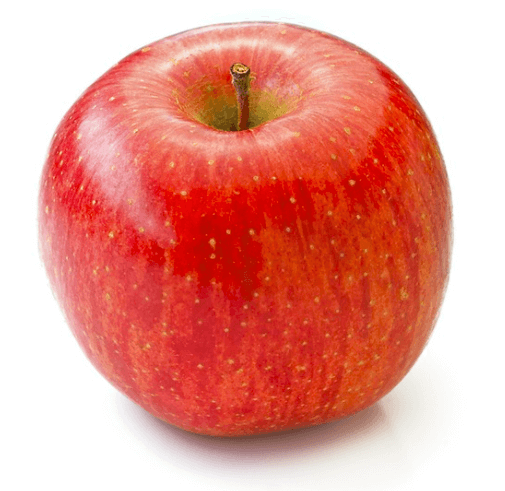
#> input picture python/cv/img/apple.png, 505 x 491 px
$ jupyter execute ex5.ipynb   (older library calls are emulated)
#> lines starting #> are read from the running program, lines starting #| are printed output that depends on the picture; after the words box and inside, x2 and y2 are one past the last pixel; in counts of white or black regions, pixels touching at a corner belong together
## 에지
- 픽셀 값이 급격하게 바뀌는 부분
    - 어두운 영역에서 갑자기 밝아지거나 어두워지는 부분
    - 객체-배경 간 경계 or 객체-객체 간 경계
    - 에지 검출 : 객체 윤곽 검출
<br><br>

### 에지와 미분

<br><br>

### 미분과 그래디언트

<br><br>

### 마스크 기반 에지 검출

<br><br>

### 소벨 마스크 미분 검출
- cv2.Sobel(src, ddepth, dx, dy, dst = None, ksize = None, scale = None, delta = None, borderType = None)
    - src : 입력 영상
    - ddepth : 출력 영상 데이터 타입
        - -1 입력 : 입력 영상과 같은 데이터 타입 사용
    - dx : x 방향 미분 차수 -> 1차 or 2차 미분 결정
    - dy : y 방향 미분 차수
    - dst : 출력 영상
    - ksize : 커널 크기
    - scale : 연산 결과에 추가적으로 곱할 값(기본값=1)
    - delta : 연산 결과에 추가적으로 더할 값(기본값=0)
    - borderType : 가장자리 픽셀 확장 방식(기본=cv2.BORDER_DEFAULT)

[cell 1]
import cv2
import numpy as np

src=cv2.imread('./img/apple.png',cv2.IMREAD_GRAYSCALE)
#> src: shape (491, 505); min 51, max 255, mean 175
dx=cv2.Sobel(src,-1,1,0,delta=128)
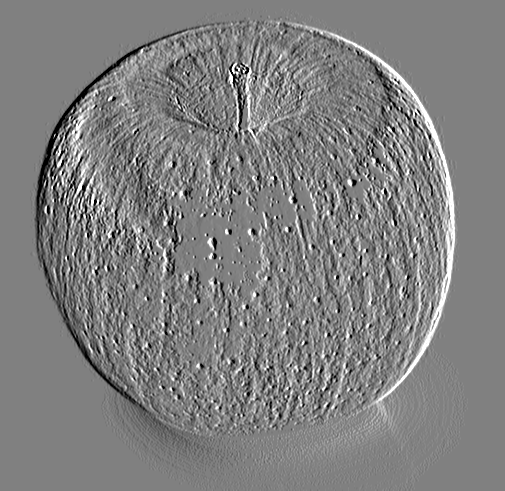
#> dx: shape (491, 505); min 0, max 255, mean 127.7
dy=cv2.Sobel(src,-1,0,1,delta=128)

cv2.imshow('src',src)
cv2.imshow('dx',dx)
cv2.imshow('dy',dy)

cv2.waitKey()
cv2.destroyAllWindows()

# 에지 검출
### 그래디언트를 적용한 에지 검출

<br><br>

### 2D 벡터 크기 계산 : cv2.magnitude()
- 소벨 필터로 구한 x방향, y방향 미분값 입력하여 벡터 크기 계산
- 소벨 필터 에지 검출 수행
- cv2.magnitude(x, y, magnitude = None)
    - x : 2D 벡터 x 좌표 행렬 (실수형)
    - y : 2D 벡터 y 좌표 행혈 (실수형, x와 같은 크기)
    - magnitude : 2D 벡터 크기 행렬

[cell 2]
import cv2
import numpy as np
src = cv2.imread('./img/beach.jpg', cv2.IMREAD_GRAYSCALE)
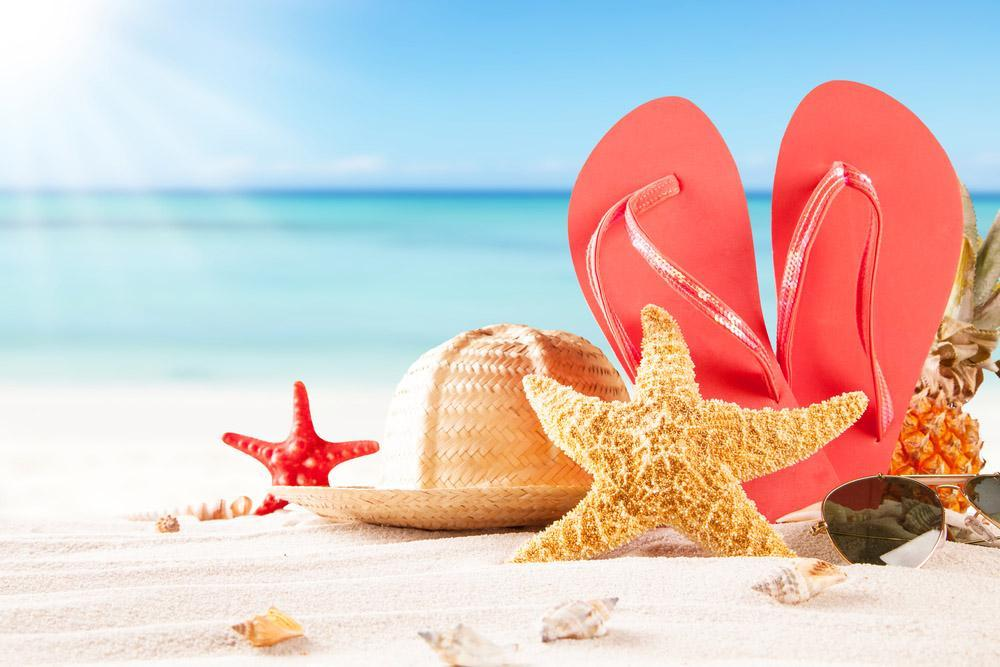
#> input picture python/cv/img/beach.jpg, 1000 x 667 px
#> src: shape (667, 1000); min 8, max 255, mean 200.6
dx = cv2.Sobel (src, cv2.CV_32F, 1, 0)
#> dx: shape (667, 1000) float32
dy = cv2.Sobel (src, cv2.CV_32F, 0, 1)
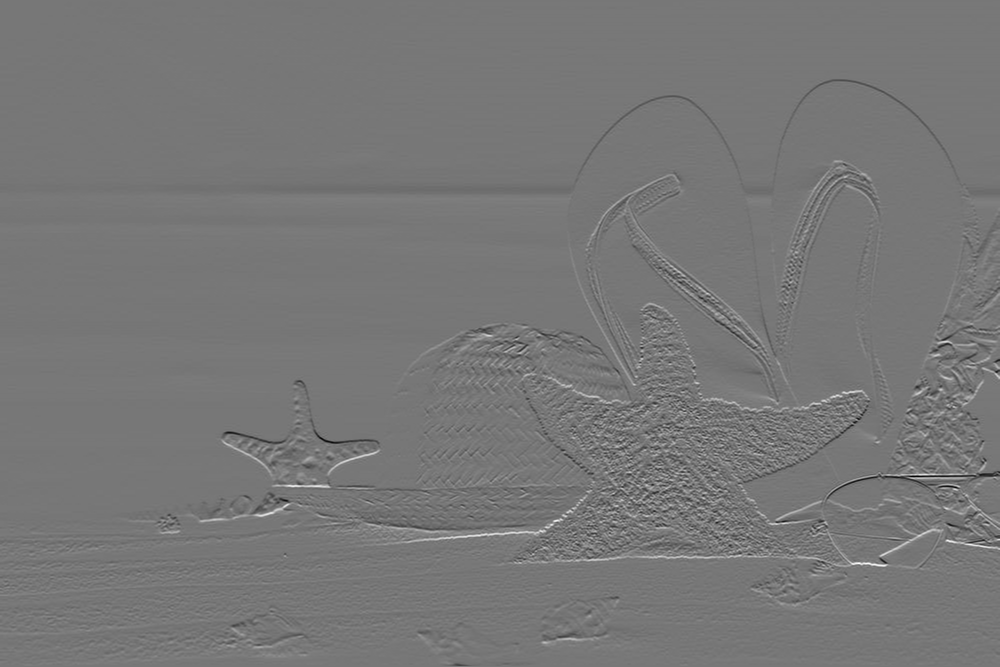
#> dy: shape (667, 1000) float32; min -708, max 805, mean 0.6; drawn with min black and max white

mag = cv2.magnitude(dx, dy)
mag = np.clip(mag, 0, 255).astype(np.uint8)
dst = np.zeros(src.shape[:2], np. uint8)
dst[mag>120] = 255

cv2.imshow('src', src)
cv2.imshow('mag', mag)
cv2.imshow('dst', dst)
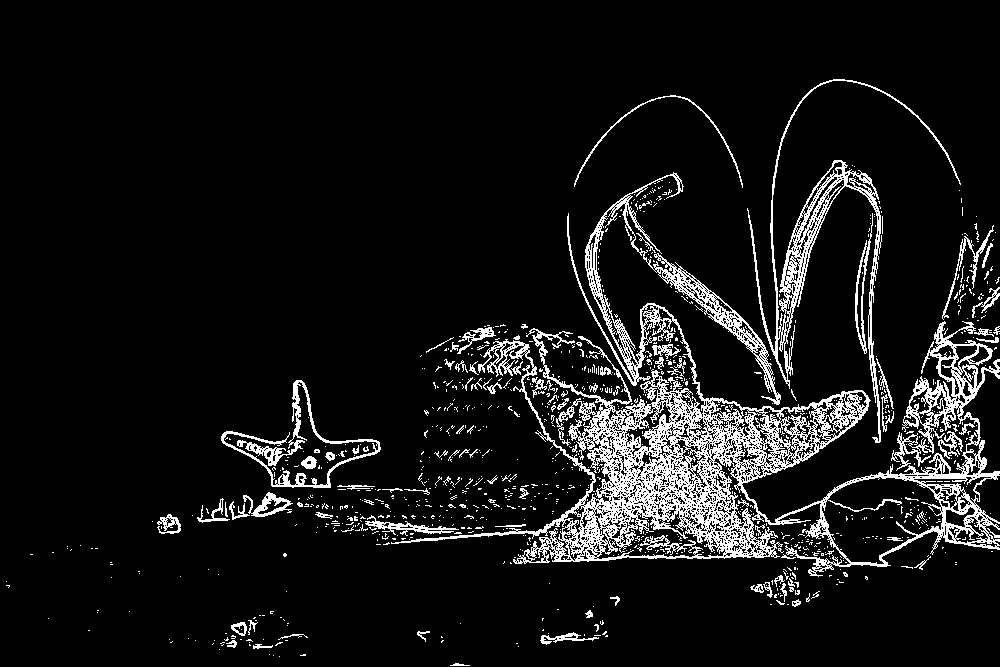
#> window 'dst': shape (667, 1000); 8.6% white in thin lines or dots, all inside (x1, y1, x2, y2) = (6, 79, 1000, 666)
cv2.waitKey()
cv2.destroyAllWindows()

### 캐니 에지 검출
- 소벨 에지 검출 방법 단점 해결
- 좋은 에지 검출기 조건
    1. 정확한 검출 : 에지 검출 못하거나 부정확성 확률 최소화
    2. 정확한 위치 : 실제 에지 중심 찾기
    3. 단일 에지 : 하나의 에지 -> 하나의 점
- 특징
    - 에지 검출전 노이즈 제거 수행
    - 그래디언트 크기,방향 모두 고려
- 캐니 에지 검출 연산 프로세스
    1. 노이즈 제거
    2. 그래디언트 계산
    3. 비최대 억제
    4. 이중 임계값 처리
    5. 에지 연결
- cv2.Canny(img, threshold1, threshold2, edges = None, apertureSize = None, L2gradient = None)
    - img : 입력 영상
    - threshold1 : 하단 임계값
    - threshold2 : 상단 임계값
    - edges : 에지 영상
    - apertureSize : 소벨 연산 위한 커널 크기(기본값=3)
    - L2gradiendt : True - L2 norm 사용 /  False - L1 norm 사용

[cell 3]
import cv2

src=cv2.imread('./img/building.png',cv2.IMREAD_GRAYSCALE)
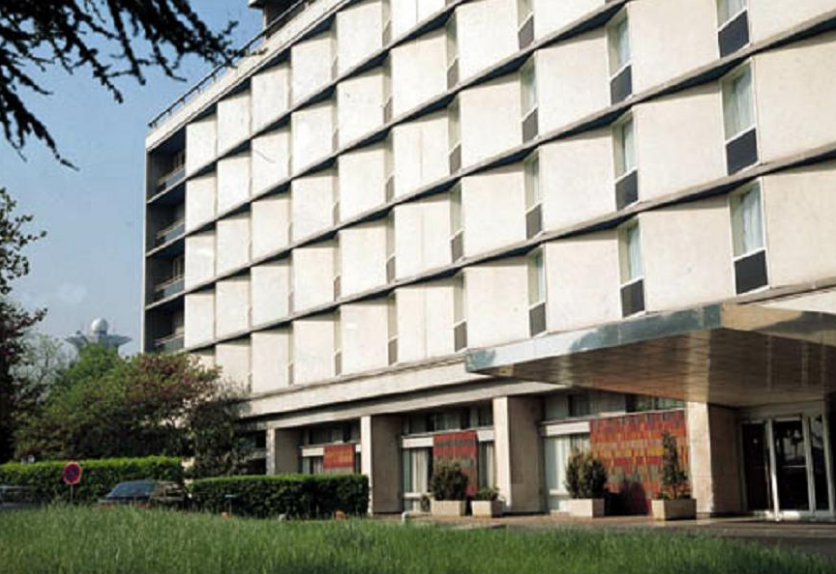
#> input picture python/cv/img/building.png, 836 x 574 px
#> src: shape (574, 836); min 0, max 255, mean 142.3
dst=cv2.Canny(src,50,150)
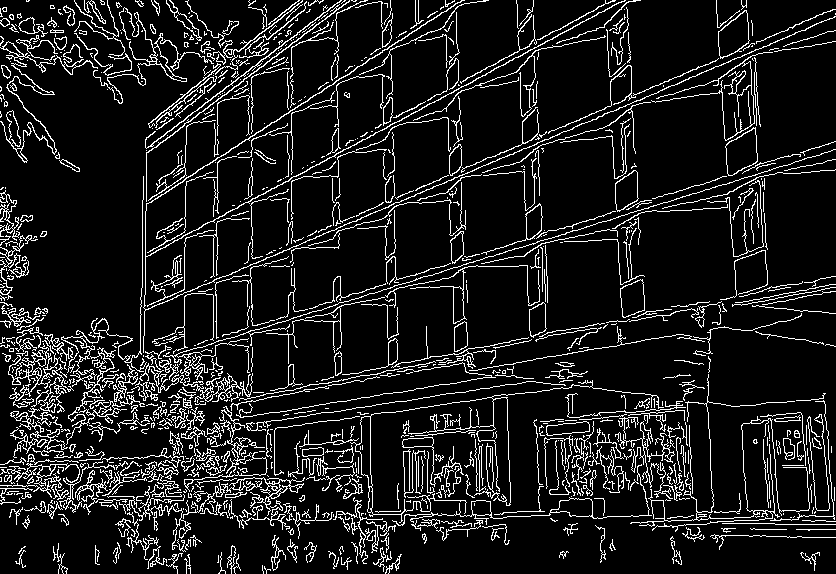
#> dst: shape (574, 836); 11.1% white in thin lines or dots

cv2.imshow('src',src)
cv2.imshow('dst',dst)

cv2.waitKey()
cv2.destroyAllWindows()

# Hough 변환
### 허프 변환 직선 검출

<br><br>

### 허프 변환 직선 검출 - cv2.HoughLines
- 캐니 함수로 윤곽선 검출한 값을 함수에 입력값으로 설정하면 직선 파라미터 정보를 담고있는 결과값 반환
- cv2.HoughLines(img, rho, theta, threshold, lines = None, srn = None, stn = None, min_theta = None, max_theta = None)
    - img : 입력 에지 영상
    - rho : 축적 배열에서 로우값 간격 -> 1.0 : 1픽셀 간격
    - theta : 축적 배열에서 세타값 간격 -> 라디안
    - threshold : 축적 배열에서 직선으로 판단할 임계값
    - lines : 직선 파라미터(rho, theta) 정보 담은 np.ndarray
    - srn, stn : 멀티 스케일 허프 변환에서 로우 해상도, 세타 해상도를 나누는 값(기본값=0 -> 일반 허프 변환 수행)
    - min_theta, max_theta : 검출할 선분의 최소,최대 theta
<br><br>

### 확률적 허프 변환에 의한 선분 검출 - cv2.HoughLinesP
- 직선의 시작과  끝 정보 제공
- cv2.HoughLinesP(img, rho, theta, threshold, lines = None, minLineLength = None, maxLineGap = None)
    - img : 입력 에지 영상
    - rho : 축적 배열에서 로우값 간격 -> 1.0 : 1픽셀 간격
    - theta : 축적 배열에서 세타값 간격 -> 라디안
    - threshold : 축적 배열에서 직선으로 판단할 임계값
    - lines : 선분 시작,끝 좌표(x1, y1, x2, y2) 정보 담은 np.ndarray
    - minLineLength : 검출할 선분의 최소 길이
    - maxLineGap : 직선으로 간주할 최대 에지 점간격

[cell 4]
import cv2
import numpy as np
src= cv2.imread('./img/building.png', cv2.IMREAD_GRAYSCALE)
edge = cv2.Canny(src, 50, 150)
lines = cv2.HoughLinesP(edge, 1, np.pi / 180, threshold=80, minLineLength=50, maxLineGap=10)
#> lines = 374 rows, first 6: [140, 311, 835, 16], [142, 207, 462, 0], [307, 169, 625, 0], [174, 240, 490, 72], [146, 154, 349, 1], [735, 302, 815, 288]
dst = cv2.cvtColor(edge, cv2.COLOR_GRAY2BGR)
#> dst: shape (574, 836, 3); 11.1% white in thin lines or dots

if lines is not None:
    for i in range(lines.shape[0]):
        pt1 = (lines[i][0][0], lines[i][0][1])
        pt2 = (lines[i][0][2], lines[i][0][3])
        cv2.line(dst, pt1, pt2, (0, 0, 255), 2, cv2.LINE_AA)
#> this loop made 374 passes
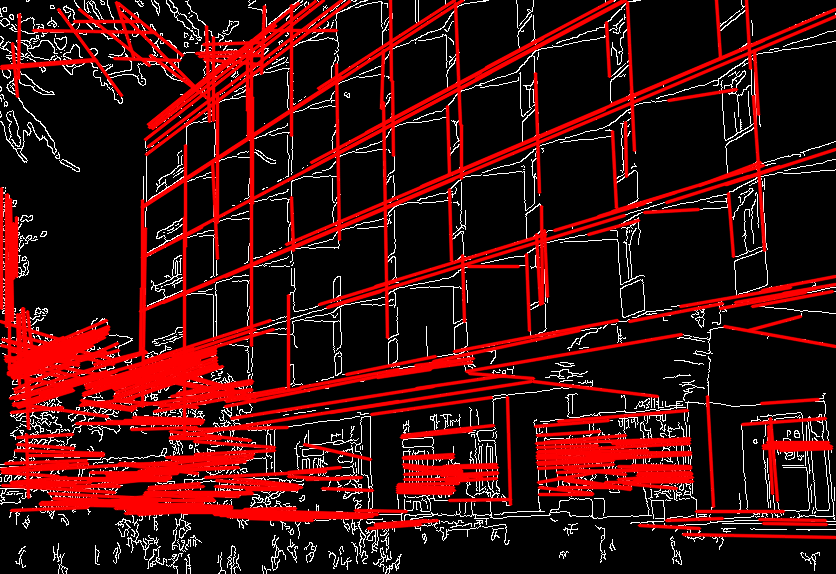
#> dst: shape (574, 836, 3); mean B, G, R 13.8, 13.8, 61.6

cv2.imshow('src', src)
cv2.imshow('dst', dst)
cv2.waitKey()
cv2.destroyAllWindows()

# 원 검출
### 허프 변환 원 검출
- 허프 변환 응용하여 원 검출
<br><br>

### Hough gradient method
- 원에서 검출된 에지의 원주 점의 정보 이용
- 원 에지 픽셀에서 그래디언트 계산하고 그래디언트 크기 방향으로 직선 그리며너서 값 누적
- 그래디언트 크기 : 원 중심으로 모임 -> 원 중심 검출
- cv2.HoughCircles (img, method, dp, minDist, circles=None, param1=None, param2=None, minRadius=None, maxRadius=None)
    - img : 입력 영상(에지 영상 아닌 일반 영상)
    - method : OpenCV 4.2 이하 버전 - cv2.HOUGH_GRADIENT만 지정 가능
    - dp : 입력 영상과 축적 배열 크기 비율
        - 1 : 동일 크기
        - 2 : 축적 배열 가로, 세로 크기 = 입력 영상의 절반
    - minDist : 검출된 원 중심점들의 최소 거리
    - circles : (cx, cy, r) 정보 담은 np.ndarray -> shape : (1, N, 3) / dtype : np.float32
    - param1 : Canny 에지 검출기의 높은 임계값
    - param2 : 축적 배열에서 원 검출 위한 임계값
    - minRadius, maxRadius : 검출할 원의 최소, 최대 반지름

[cell 5]
import cv2
import numpy as np

src = cv2.imread('./img/dial.jpg', cv2.IMREAD_GRAYSCALE)
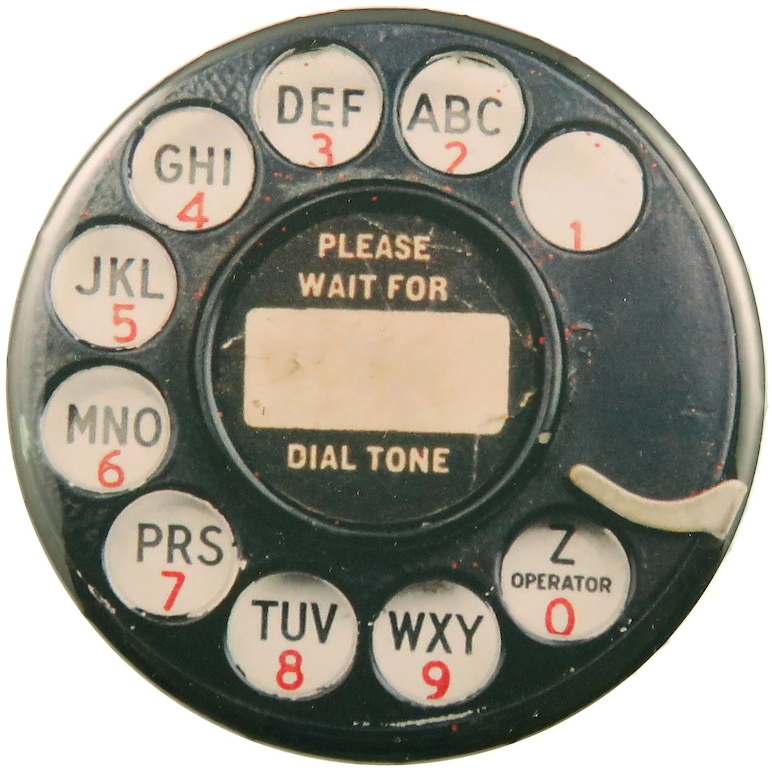
#> input picture python/cv/img/dial.jpg, 772 x 772 px
#> src: shape (772, 772); min 0, max 255, mean 153.9
img = cv2.medianBlur (src, 5)
cimg = cv2.cvtColor(img, cv2.COLOR_GRAY2BGR)
circles = cv2.HoughCircles(img,
                           cv2.HOUGH_GRADIENT,
                           1,
                           50,
                           param1 = 120,
                           param2 = 50,
                           minRadius = 10,
                           maxRadius = 120)
#> circles = [[582.5, 190.5, 59.8], [464.5, 114.5, 63.3], [189.5, 164.5, 65.5], [170.5, 556.5, 67.3], [435.5, 642.5, 62.6], [99.5, 427.5, 70.4], [318.5, 103.5, 63.3], [114.5, 283.5, 65.5], [293.5, 633.5, 63.7], [563.5, 578.5, 67]]

circles = np. uint16 (np.around (circles))
#> circles = [[582, 190, 60], [464, 114, 63], [190, 164, 66], [170, 556, 67], [436, 642, 63], [100, 428, 70], [318, 104, 63], [114, 284, 66], [294, 634, 64], [564, 578, 67]]
for i in circles [0,:]:
    cv2.circle(cimg, (i[0], i[1]), i[2], (0, 255, 0), 2)
#> this loop made 10 passes
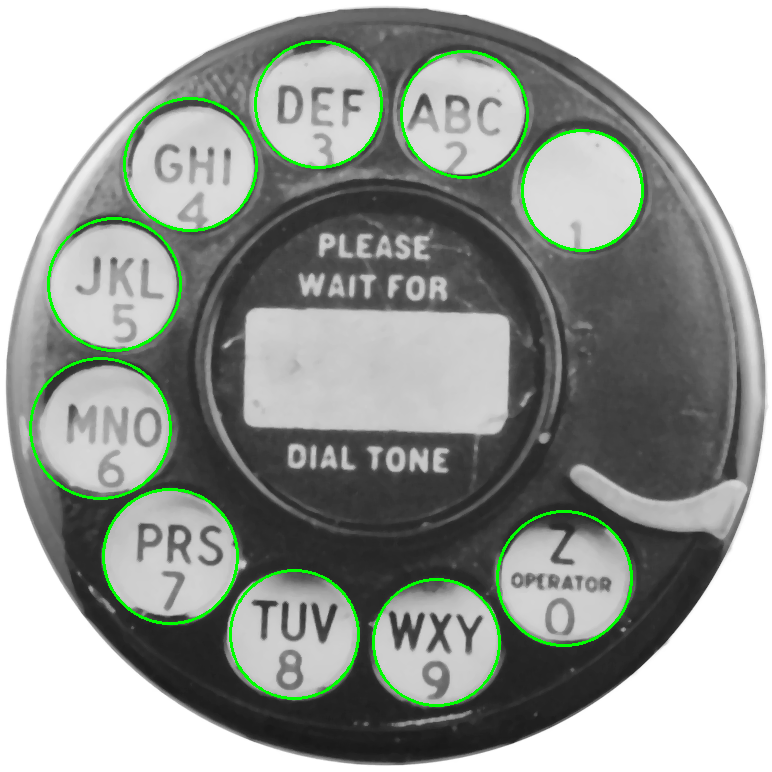
#> cimg: shape (772, 772, 3); mean B, G, R 151.5, 156.6, 151.5

cv2.imshow('src', src)
cv2.imshow('detected circles', cimg)
cv2.waitKey()
cv2.destroyAllWindows()
